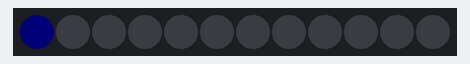
Bench run of a program on a simulated ESP8266 board running MicroPython. Shown: 12 RGB LEDs in strip order, left to right. Dim RGB values are drawn brighter than linear; random numbers come from a fixed seed.

Above: at 0.01 s.
At 9.12 s:
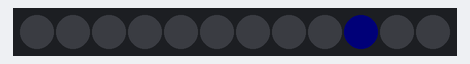
At 18.24 s:
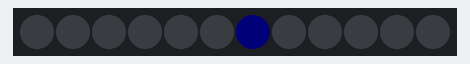
At 27.36 s:
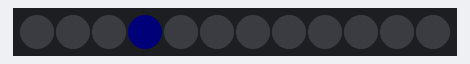
At 36.5 s:
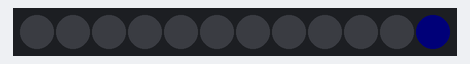

The program:

main_neopixelspin.py
```python
import machine
import neopixel
from urandom import getrandbits
import time

def rand():
    return int(getrandbits(8))

np = neopixel.NeoPixel(machine.Pin(12), 12)
while True:
    for i in range(12):
        np[i] = (0, 0, 2)
        np.write()
        time.sleep(.04)
        np[i] = (0, 0, 0)
```
